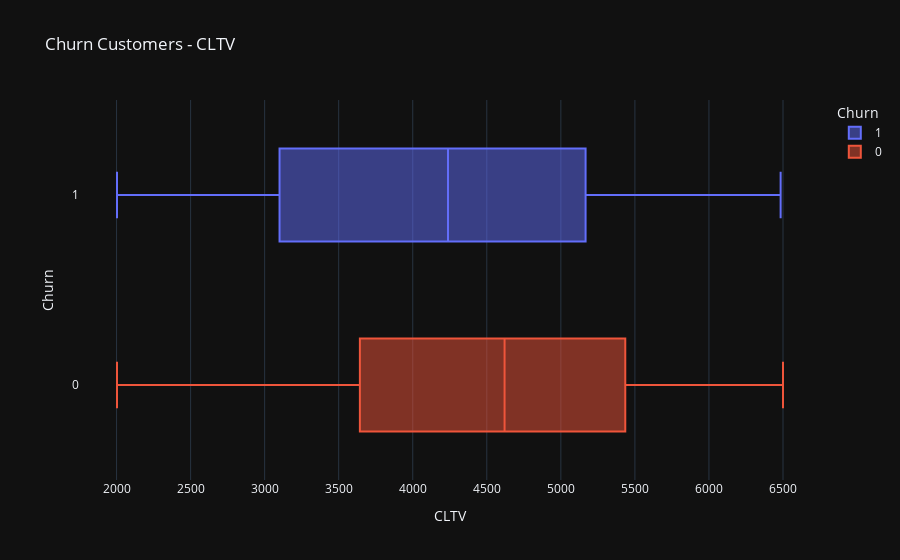

Notebook code cell kept with this figure:
### Code cell
## creating box plot for CLTV
fig = px.box(telco, x='CLTV', y='Churn', color='Churn', orientation='h', title='Churn Customers - CLTV')
fig.update_traces(marker=dict(size=10))
fig.show()

### Figure 1 — Plotly figure (JSON) as saved in the notebook; plotly's stock layout.template omitted (floating-point values rounded to 4 significant figures; data arrays with more than 128 entries replaced by an {"elided": "..."} marker saying what was removed)
{"data": [{"alignmentgroup": "True", "hovertemplate": "Churn=%{y}<br>CLTV=%{x}<extra></extra>", "legendgroup": "1", "marker": {"color": "#636efa", "size": 10}, "name": "1", "notched": false, "offsetgroup": "1", "orientation": "h", "showlegend": true, "type": "box", "x": {"elided": "1869 int values"}, "x0": " ", "xaxis": "x", "y": {"elided": "1869 int values"}, "y0": " ", "yaxis": "y"}, {"alignmentgroup": "True", "hovertemplate": "Churn=%{y}<br>CLTV=%{x}<extra></extra>", "legendgroup": "0", "marker": {"color": "#EF553B", "size": 10}, "name": "0", "notched": false, "offsetgroup": "0", "orientation": "h", "showlegend": true, "type": "box", "x": {"elided": "5174 int values"}, "x0": " ", "xaxis": "x", "y": {"elided": "5174 int values"}, "y0": " ", "yaxis": "y"}], "layout": {"boxmode": "overlay", "legend": {"title": {"text": "Churn"}, "tracegroupgap": 0}, "title": {"text": "Churn Customers - CLTV"}, "xaxis": {"anchor": "y", "domain": [0, 1], "title": {"text": "CLTV"}}, "yaxis": {"anchor": "x", "categoryarray": [0, 1], "categoryorder": "array", "domain": [0, 1], "title": {"text": "Churn"}}}}
